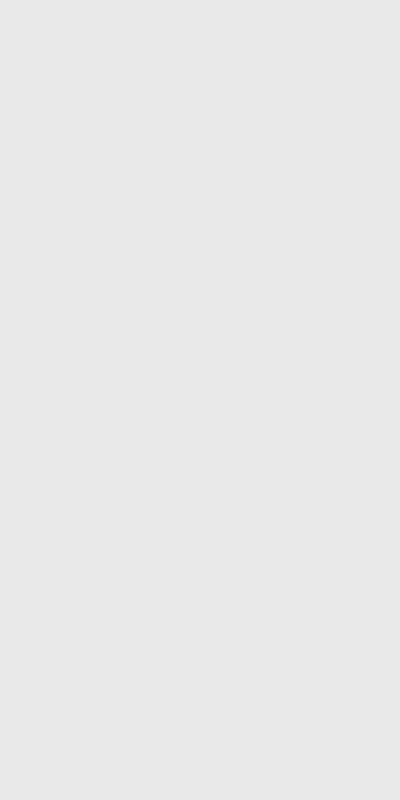
Frame 1 (no input)
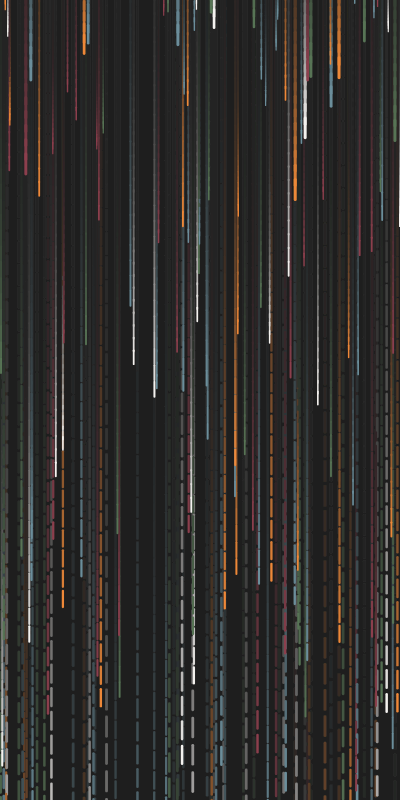
Frame 60 (no input)
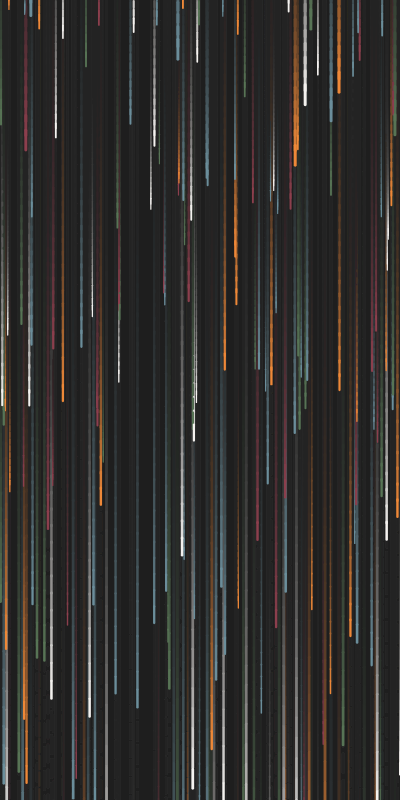
Frame 120 (the mouse pressed at the canvas centre since frame 60)

The p5.js sketch that drew these frames (run headless with seeded random() and noise() and a simulated clock; from frame 60 on, the mouse is pressed at the canvas centre):

// p5.js sketch
// ── sketch.js
let drops = [];
let colors = {
  uk: ["#577455", "#8C3F4D", "#6B8E9B"],
  ny: ["#EE8838", "#F4F2EF", "#6B8E9B"]
};
function setup() {
  createCanvas(400, 800);
  for (let i = 0; i < 200; i++) {
    drops.push(createDrop());
  }
}
function draw() {
  background(34, 34, 34, 25);
  for (let drop of drops) {
    fall(drop);
    show(drop);
  }
}
function createDrop() {
  let drop = {x: random(width)};
  drop.y = random(-500, -50);
  drop.z = random(0, 20);
  drop.len = map(drop.z, 0, 20, 10, 20);
  drop.yspeed = map(drop.z, 0, 20, 1, 20);
  drop.type = random() > 0.5 ? "uk" : "ny";
  drop.color = color(random(colors[drop.type]));
  return drop;
}
function fall(drop) {
  drop.y += drop.yspeed;
  let grav = map(drop.z, 0, 20, 0, 0.2);
  drop.yspeed += grav;
  if (drop.y > height) {
    drop.y = random(-200, -100);
    drop.yspeed = map(drop.z, 0, 20, 4, 10);
  }
}
function show(drop) {
  strokeWeight(map(drop.z, 0, 20, 1, 3));
  stroke(drop.color);
  line(drop.x, drop.y, drop.x, drop.y + drop.len);
}
